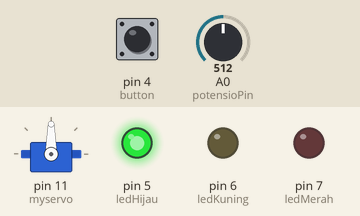
Simulated run of this sketch. Board: Arduino Uno, built with avr-gcc and run on an emulated ATmega328P. On the bench: servo, output pins drawn as LEDs (lit = HIGH). The inputs (shaded band) are chosen by the test bench; at power-on: pin 4 (button) LOW, A0 (potensioPin) = 512.

Above: at 1.2 s.
1.3 s: pin 4 (button) pulled HIGH for 0.15 s
At 1.7 s:
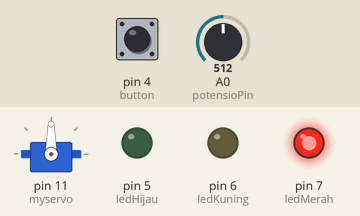
4.4 s: A0 (potensioPin) set to 716
At 6.6 s:
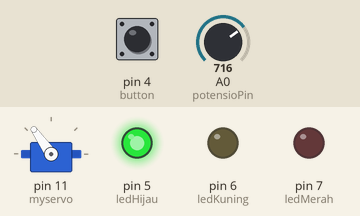
6.9 s: A0 (potensioPin) set to 900
At 7.2 s:
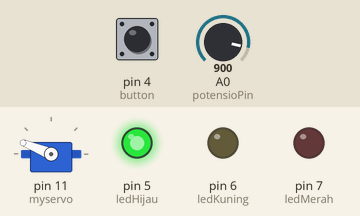
8.4 s: pin 4 (button) pulled HIGH for 1 s
At 9.5 s:
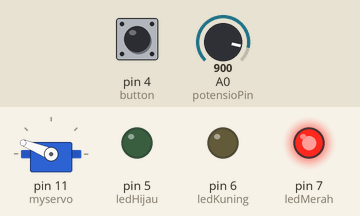
12.4 s: A0 (potensioPin) set to 1023
At 14.5 s:
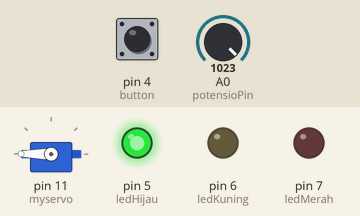
14.8 s: pin 4 (button) pulled HIGH for 0.15 s
At 15.6 s:
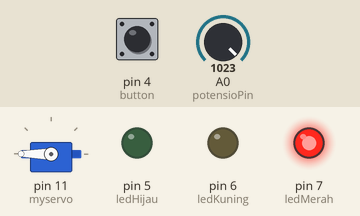
Timing chart, 0 to 20.4 s (numbered marks = the images above; inputs shaded):
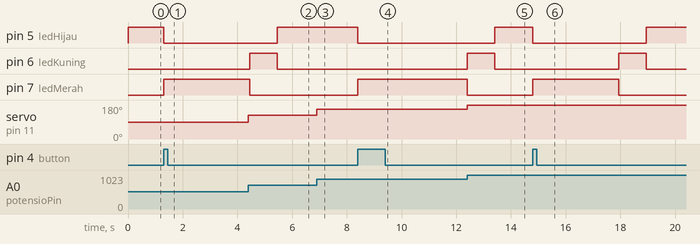

The sketch:

pelicanCross_LA.ino
```cpp
#include <Servo.h>

Servo myservo;
int potensioPin = 0;
int val;

const int ledMerah=7, ledKuning=6, ledHijau=5;
const int button=4;

const int waktuMerah = 3000, waktuKuning=1000;
long startTime, elapsedTime;
int state = 0; //0 untuk hijau, 1 untuk kuning, 2 untuk merah
bool buttonState = false;

void setup() {
  myservo.attach(11);
  // put your setup code here, to run once:
  pinMode(ledMerah, OUTPUT);
  pinMode(ledKuning, OUTPUT);
  pinMode(ledHijau, OUTPUT);
  pinMode(button, INPUT);

}

void loop() {
  val=analogRead(potensioPin);
  val=map(val, 0, 1023, 0,180);
  myservo.write(val);
  // put your main code here, to run repeatedly:
  buttonState = digitalRead(button);
  if(buttonState){
    state=2;
    startTime = millis(); //start time untuk warna merah
  }

  switch(state){
    case 0:{  //hijau
      digitalWrite(ledMerah,LOW);
      digitalWrite(ledKuning,LOW);
      digitalWrite(ledHijau,HIGH);
      break;
    }
    case 1:{  //kuning
      digitalWrite(ledMerah,LOW);
      digitalWrite(ledKuning,HIGH);
      digitalWrite(ledHijau,LOW);
      elapsedTime = millis() - startTime;
      if(elapsedTime >= waktuKuning){
        state = 0;
      }

      break;
    }
    case 2:{  //merah
      digitalWrite(ledMerah,HIGH);
      digitalWrite(ledKuning,LOW);
      digitalWrite(ledHijau,LOW);
      elapsedTime = millis() - startTime;
      if(elapsedTime >= waktuMerah){
        state = 1;
        startTime=millis(); //start time untuk kuning
      }

      break;
    }
  }

}
```

Measured:
- after the input at 1.3 s, pin 5 (ledHijau): HIGH → LOW at once; pin 7 (ledMerah): LOW → HIGH at once
- after the input at 4.4 s, servo on pin 11 (myservo): 90° → 125° at once
- after the input at 6.9 s, servo on pin 11 (myservo): 125° → 158° at once
- after the input at 8.4 s, pin 5 (ledHijau): HIGH → LOW at once; pin 7 (ledMerah): LOW → HIGH at once
- after the input at 12.4 s, servo on pin 11 (myservo): 158° → 180° at once
- after the input at 14.8 s, pin 5 (ledHijau): HIGH → LOW at once, → HIGH 4.1 s later; pin 6 (ledKuning): LOW → HIGH after 3.2 s, → LOW 1.0 s later; pin 7 (ledMerah): LOW → HIGH at once, → LOW 3.2 s later
